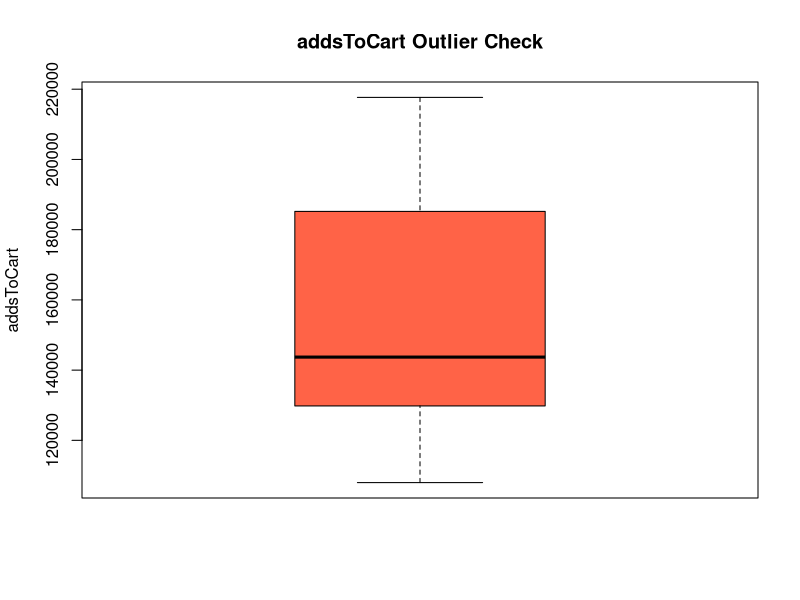
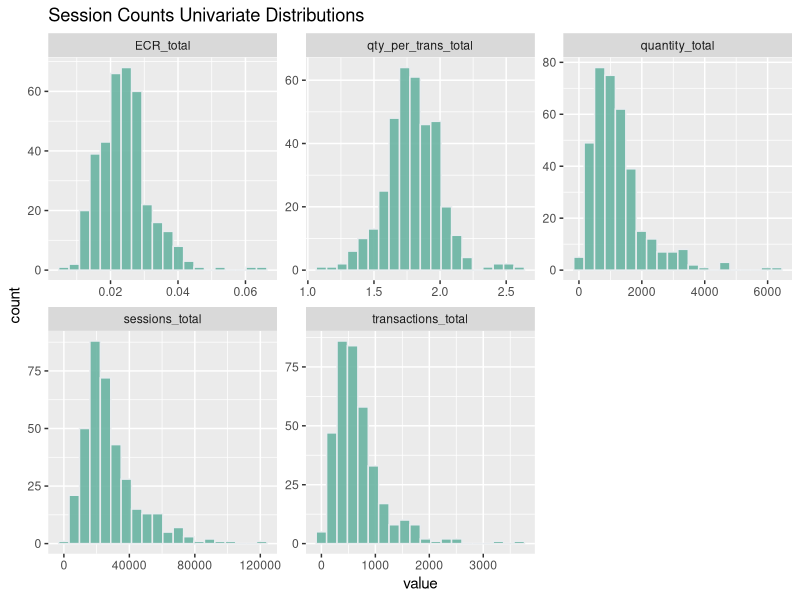
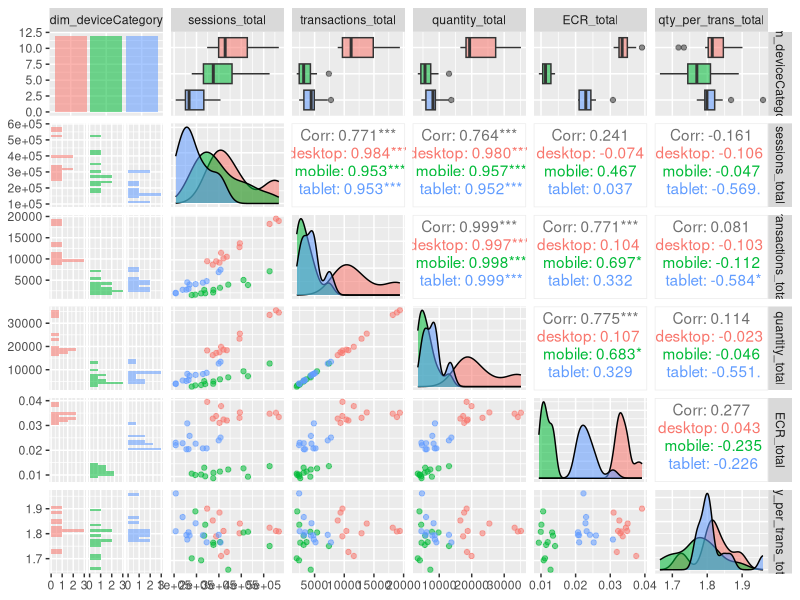
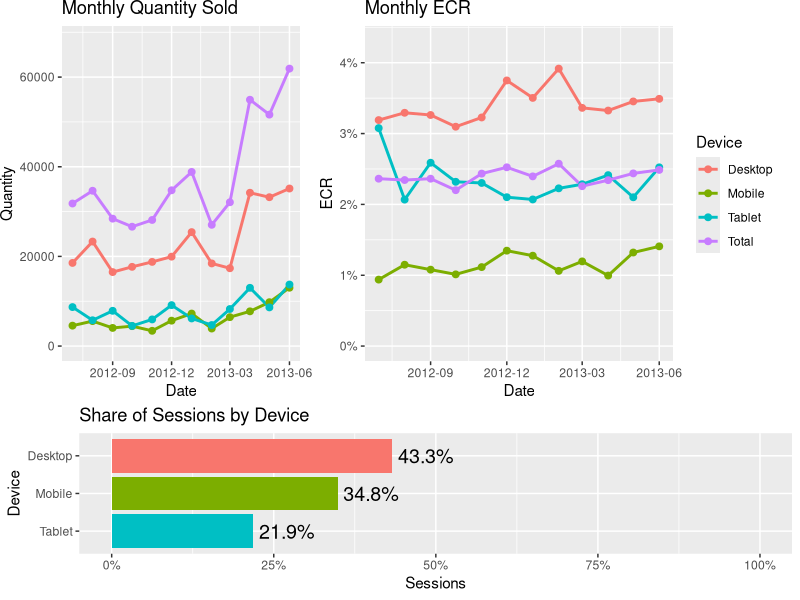
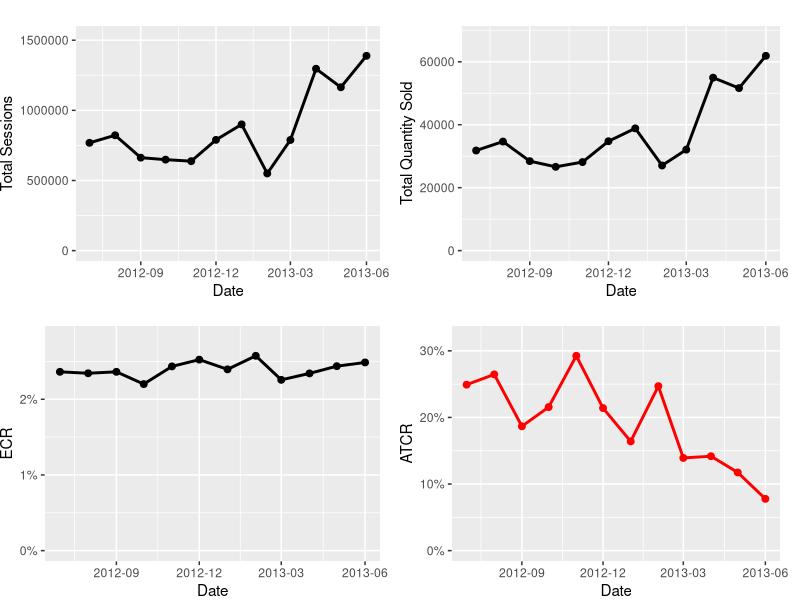

Here is the R script that generated these plots, in order:
## ---- chunk 1
#packages mentioned explicitly in guidance
library(tidyverse)
library(openxlsx)
#used to quickly visualize variable's relationships
library(GGally)
#used to arrange plots together
library(gridExtra)
knitr::opts_chunk$set(echo = TRUE)
## ---- chunk 2
#set working directory & load data
setwd("C:/Users/Will/Documents/IXIS_Test/Ecommerce_Data_Sci_Challenge")
#loading data
adds_df <- read.csv("DataAnalyst_Ecom_data_addsToCart.csv")
session_df <- read.csv("DataAnalyst_Ecom_data_sessionCounts.csv")
## ---- chunk 3
#first lets verify data types
str(adds_df)
str(session_df)
#adds_df seems fine, could convert the dates into a date object
#but doesn't seem necessary

#session_df on the other hand requires some conversions, again I could convert
#the dates into a date object but I'll actually do the separate() approach
session_df <- session_df %>% 
  #separating the date column into month, date, and year
  separate(dim_date, c("month","day","year"), "/", convert = TRUE)
#while we are at it, lets rename QTY to follow the naming convetions of other vairables
session_df <- session_df %>% rename(quantity = QTY)
#next dim_browser and dim_deviceCategory should be factors
session_df$dim_browser <- as.factor(session_df$dim_browser)
session_df$dim_deviceCategory <- as.factor(session_df$dim_deviceCategory)
#okay data types are all addressed except dim_browser is a factor with
#57 levels, it makes sense to condense that

#but first lets perform de-duplication since duplicates could influence
#browser frequency
setdiff(session_df %>% distinct(), session_df)
#it seems there are no duplicates so we are good to proceed

#now it is time to finish addressing data type issues
#looking at counts and deciles of browser frequency to determine a cut off
session_df %>% count(dim_browser) %>% arrange(desc(n)) %>% mutate(decile = ntile(n, 10))
#lets just do a cut off at the top 25 browsers, and lump the rest into other
session_df$dim_browser <- fct_lump_n(session_df$dim_browser, 25)
#verifying it worked
#session_df%>% count(dim_browser) %>% arrange(desc(n))

#creating a function to check for NAs
NAcheck <- function(df) {
  names <- c()
  percent_of_missing_values <- c()
  for(i in 1:ncol(df)) { # for-loop over columns in the data frame
    
    #adding the name of each column to a vector
    names <- append(names, colnames(df[i]))
    #adding the amount of missing values of each column to a vector
    percent_of_missing_values <- append(percent_of_missing_values, sum(is.na(df[,i]))/nrow(df))
  }
  #using the two vectors to output a data frame 
  #with the names of columns and their amount of missing values
  data.frame(names, percent_of_missing_values)
}

#checking for missing values
NAcheck(adds_df)
NAcheck(session_df)
#seems there are no missing values

#next lets verify the dates span a 12 month period
#and there isn't any odd overlap we would have to take into account
session_df %>%
  select(month, year) %>%
  distinct() %>%
  arrange(month)
#seems the date range of the sent data is correct

#next lets check for anomalous values/outliers
#adds_df is so small I manually reviewed it for errors
#but to be diligent lets make a quick and dirty box plot
boxplot(adds_df$addsToCart,
        main = "addsToCart Outlier Check",
        ylab = "addsToCart", 
        col = "tomato")
#the data seems plausible with no egregious outliers

#now sessions_df is much larger and must be assessed through code and visualizations
#lets start by looking at daily data
daily_s_df <- session_df %>%
  #grouping by day and month so we can summarize each statistic by day
  group_by(month, day) %>%
  #removing year
  dplyr::select(-c(year)) %>%
  #summarizing the daily average and standard deviation for each statistic
  summarise_if(is.numeric, list(total = sum)) %>%
  #calculating ECR to look at that as well
  mutate(ECR_total = transactions_total/sessions_total) %>%
  mutate(qty_per_trans_total = quantity_total/transactions_total)
#un-grouping data
daily_s_df <- daily_s_df %>% ungroup

#looking at univariate distributions to assess for anomalies
ggplot(gather(daily_s_df %>%
                #since we are looking at data summarized by day and month
                #it doesn't make sense to look at these variables
                dplyr::select(-c(day, month)) %>%
                dplyr::select(where(is.numeric))),
       aes(value)) + 
    geom_histogram(fill="#69b3a2", color="#e9ecef", alpha=0.9, bins = 20) + 
    facet_wrap(~key, scales = 'free') +
    labs(title = "Session Counts Univariate Distributions")
#there is a slight chance for an outlier in sessions avg per day
#and a significant chance for an outlier in transactions avg per day
#maybe something went viral, or there was a sale, let's investigate

#seems Jan 12th and June 8th are the odd ones out
daily_s_df %>% arrange(desc(transactions_total))
#it is quite odd that they are one off days
#sessions are at the high end of their distribution these days
#but more significantly it corresponds with a max for Quantity
#which may seem obvious but this led me to discover there can be transactions
#with a corresponding quantity of zero, indicating maybe transactions are recorded
#before a purchase is finalized, this may be something that should be addressed
#in terms of improving data collection or leveraged with additional data assets
#to discover why prospective customers start but do not complete transactions

#looking at mean, median, quantiles, max, min etc. of the variables
summary(daily_s_df)

#visualizing all variable pairs
session_df %>%
  #grouping by device and month so we can summarize each statistic
  group_by(dim_deviceCategory, month) %>%
  #removing year and day
  dplyr::select(-c(year, day)) %>%
  #summarizing the daily average and standard deviation for each statistic
  summarise_if(is.numeric, list(total = sum)) %>%
  #calculating ECR to look at that as well
  mutate(ECR_total = transactions_total/sessions_total) %>%
  #also assessing quantity sold per transaction
  mutate(qty_per_trans_total = quantity_total/transactions_total) %>%
  ungroup() %>%
  #removing month from the pairwise assessment
  dplyr::select(-c(month)) %>%
  #finally conducting a pairwise visualization
  GGally::ggpairs(aes(colour = dim_deviceCategory, alpha = 0.4))
#transactions and quantity sold are extremely correlated
## ---- chunk 4
device_ag_df <- session_df %>% 
  #using the group_by() and summarize() functions to calculate the totals of 
  #numeric variables by device category and month
  #I also include year for clarity about the past 12 month period being analyzed
  group_by(dim_deviceCategory, month, year) %>%
  summarise_if(is.numeric, sum) %>%
  #adding a column for the effective conversion rate
  mutate(ECR = transactions/sessions) %>%
  #mutating year just for clarification
  mutate(year = year + 2000) %>%
  #capitalizing device names for plotting
  mutate(dim_deviceCategory = str_to_title(dim_deviceCategory)) %>%
  dplyr::select(-c(day))
#ungrouping
device_ag_df <- device_ag_df %>% ungroup()

#arranging the data for intuitive display
device_ag_df <- device_ag_df %>% arrange(dim_deviceCategory, year, month)
#seems this part of the deliverable displays correctly
device_ag_df

#creating a visualization of avg monthly session share by device
p1 <- device_ag_df %>% group_by(dim_deviceCategory) %>% 
  dplyr::select(-c(month, year)) %>%
  #calculating the monthly average
  summarize_if(is.numeric, list(monthly_avg = mean)) %>%
  #calculating the percent of monthly average sessions each device accounts for
  mutate(prc_ses_m_avg = sessions_monthly_avg/sum(sessions_monthly_avg)) %>%
  #making a bar plot ordered by device share of avg monthly sessions
  #which is the same as the share of total sessions, which is a
  #much more intuitive framing for stakeholders
  ggplot(aes(reorder(dim_deviceCategory, prc_ses_m_avg),
             prc_ses_m_avg, fill=dim_deviceCategory)) +
  geom_col(show.legend = FALSE) +
  scale_y_continuous(labels = scales::percent, limits = c(0,1)) +
  #assigning colors that correspond to each device, will be used consistently
  scale_fill_manual(values = c("Desktop" = "#F8766D",
                               "Mobile"="#7CAE00",
                               "Tablet"="#00BFC4",
                               "Total"="#C77CFF")) +
  coord_flip() +
  #adding a label to the bar plot
  geom_text(size = 5,
            aes(label = scales::percent(round(prc_ses_m_avg, 3)),
                y = prc_ses_m_avg),
            hjust = -.1) +
  labs(title = "Share of Sessions by Device", 
       x = "Device", 
       y = "Sessions")

#this simply adds 12 new rows corresponding to the monthly
#totals across all devices for each statistic
device_ag_df <- rbind(device_ag_df, session_df %>% 
  #using the group_by() and summarize() functions to calculate the totals of 
  #numeric variables by device category and month
  #I also include year for clarity about the past 12 month period being analyzed
  group_by(year, month) %>%
  dplyr::select(-c(day)) %>%
  summarise_if(is.numeric, sum) %>%
  #adding a column for the effective conversion rate
  mutate(ECR = transactions/sessions) %>%
  #mutating year just for clarification
  mutate(year = year + 2000) %>%
  mutate(dim_deviceCategory = "Total"))

#adding a column for a formal date object for ggplot visualizations
device_ag_df$Date<-as.Date(with(device_ag_df,paste(year,month,1,sep="-")),"%Y-%m-%d")

#plotting monthly quantity by device
p2 <- ggplot(device_ag_df, aes(x=Date, y = quantity, color = dim_deviceCategory)) +
  geom_line(size = 1) + 
  geom_point(size = 2) +
  scale_fill_manual(values = c("Desktop" = "#F8766D",
                               "Mobile"="#7CAE00",
                               "Tablet"="#00BFC4",
                               "Total"="#C77CFF")) +
  scale_x_date(date_labels= "%Y-%m", date_breaks = "3 months") +
  scale_y_continuous(limits = c(0, max(device_ag_df$quantity*1.1))) +
  labs(x ="Date",
       y ="Quantity", 
       title ="Monthly Quantity Sold") +
  theme(plot.margin = margin(0,.5,0,0, "cm"), 
        legend.position="none")

#plotting monthly ECR by device
p3 <- device_ag_df %>% rename(Device = dim_deviceCategory) %>%
  ggplot( aes(x=Date, y = ECR, color = Device)) +
  geom_line(size = 1) + 
  geom_point(size = 2) +
  scale_fill_manual(values = c("Desktop" = "#F8766D",
                               "Mobile"="#7CAE00",
                               "Tablet"="#00BFC4",
                               "Total"="#C77CFF")) +
  scale_x_date(date_labels= "%Y-%m", date_breaks = "3 months") +
  scale_y_continuous(labels = scales::percent, limits = c(0, max(device_ag_df$ECR*1.1))) +
  labs(x ="Date",
       y ="ECR", 
       title ="Monthly ECR") +
  theme(plot.margin = margin(0,.5,0,0, "cm"))

lay <- rbind(c(1,1,2,2,2),
             c(1,1,2,2,2),
             c(3,3,3,3,3))
grid.arrange(p2, p3, p1, layout_matrix = lay)

#removing date column to reduce redundancy in the final deliverable, 
#could remove month and year columns instead
device_ag_df <- device_ag_df %>% dplyr::select(-c(Date)) %>% 
  #removing the rows for totals across all devices
  filter(dim_deviceCategory != "Total")
## ---- chunk 5
#creating the second deliverable

month_ag_df <- session_df %>% 
  #using the group_by() and summarize() functions to calculate the totals of 
  #numeric variables by device category and month
  #I also include year for clarity about the past 12 month period being analyzed
  group_by(year, month) %>%
  dplyr::select(-c(day)) %>%
  summarise_if(is.numeric, sum) %>%
  #adding a column for the effective conversion rate
  mutate(ECR = transactions/sessions) %>%
  #mutating year just for clarification
  mutate(year = year + 2000)
#ungrouping
month_ag_df <- month_ag_df %>% ungroup()

#now adding addsToCart and ATCR
month_ag_df <- month_ag_df %>%
  left_join(adds_df %>% dplyr::select(-c(dim_year)), by = c("month" = "dim_month")) %>%
  #calculating ATCR
  #small chance this is incorrect since I presume addsToCart is on a per session basis
  mutate(ATCR = addsToCart/sessions)
#verifying the data frame is processed correctly
month_ag_df

#adding a column for a formal date object for ggplot visualizations
month_ag_df$Date<-as.Date(with(month_ag_df,paste(year,month,1,sep="-")),"%Y-%m-%d")

#plotting monthly sessions in the past year
p1 <- ggplot(month_ag_df, aes(x=Date, y = sessions)) +
  geom_line(colour = "black", size = 1) + 
  geom_point(colour = "black", size = 2) +
  scale_x_date(date_labels= "%Y-%m", date_breaks = "3 months") +
  scale_y_continuous(limits = c(0, max(month_ag_df$sessions*1.1))) +
  labs(x ="Date",
       y ="Total Sessions", 
       title ="") +
  theme(plot.margin = margin(0,.5,0,0, "cm"))
#plotting monthly quantity sold in the past year
p2 <- ggplot(month_ag_df, aes(x=Date, y = quantity)) +
  geom_line(colour = "black", size = 1) + 
  geom_point(colour = "black", size = 2) +
  scale_x_date(date_labels= "%Y-%m", date_breaks = "3 months") +
  scale_y_continuous(limits = c(0, max(month_ag_df$quantity*1.1))) +
  labs(x ="Date",
       y ="Total Quantity Sold", 
       title ="") +
  theme(plot.margin = margin(0,.5,0,0, "cm"))
#plotting monthly ECR in the past year
p3 <- ggplot(month_ag_df, aes(x=Date, y = ECR)) +
  geom_line(colour = "black", size = 1) + 
  geom_point(colour = "black", size = 2) +
  scale_x_date(date_labels= "%Y-%m", date_breaks = "3 months") +
  scale_y_continuous(labels = scales::percent,
                     limits = c(0, max(month_ag_df$ECR*1.1))) +
  labs(x ="Date",
       y ="ECR", 
       title ="") +
  theme(plot.margin = margin(0,.5,0,0, "cm"))
#plotting monthly ATCR in the past year
p4 <- ggplot(month_ag_df, aes(x=Date, y = ATCR)) +
  geom_line(colour = "red", size = 1) + 
  geom_point(colour = "red", size = 2) +
  scale_x_date(date_labels= "%Y-%m", date_breaks = "3 months") +
  scale_y_continuous(labels = scales::percent,
                     limits = c(0, max(month_ag_df$ATCR*1.1))) +
  labs(x ="Date",
       y ="ATCR", 
       title ="") +
  theme(plot.margin = margin(0,.5,0,0, "cm"))

#plotting all the visuals in a grid
multiplot <- grid.arrange(p1, p2, p3, p4, nrow = 2)

#finalizing the second deliverable by switching the rows and columns of the data frame
#and adding two additional columns for absolute and relative changes between the past
#2 months
two_month_ag_df <- month_ag_df %>%
  #filtering the two most recent months
  filter(month > 4 & month < 7) %>%
  #removing unnecessary columns
  dplyr::select(-c(year, Date)) %>%
  #reshaping the data to be in a longer format (besides month)
  pivot_longer(cols = -month) %>%
  #then widening the data and using month as the new columns
  pivot_wider(names_from = month) %>%
  #renaming columns with clearer names
  rename("statistic" = 1, "5/2013" = 2, "6/2013" = 3) %>%
  #mutating new columns for absolute and relative changes
  mutate("absolute change" = cur_data()[['6/2013']] - cur_data()[['5/2013']]) %>%
  mutate("relative change" = `absolute change`/`5/2013`) %>%
  as.data.frame()
#verifying the second deliverable is correctly formatted
two_month_ag_df
## ---- chunk 6
#creating an Excel workbook object
wb = createWorkbook()
#adding two worksheets
sheet1 = addWorksheet(wb, "Month*Device Aggregation")
sheet2 = addWorksheet(wb, "2_Month_Comparison")
#writing the deliverable data to the workbook
writeData(wb, sheet1, device_ag_df)
writeData(wb, sheet2, two_month_ag_df)
#styling relative change as a percentage
addStyle(wb, sheet2, style = createStyle(numFmt = "0%"), cols=5, rows=2:(nrow(month_ag_df)+1), gridExpand=TRUE)
#set column widths so cells fit the data
setColWidths(wb, sheet1, cols = 1:ncol(device_ag_df), widths = "auto")
setColWidths(wb, sheet2, cols = 1:ncol(two_month_ag_df), widths = "auto")

#writing the deliverable
saveWorkbook(wb, "Reference_Tables.xlsx", overwrite = TRUE)
